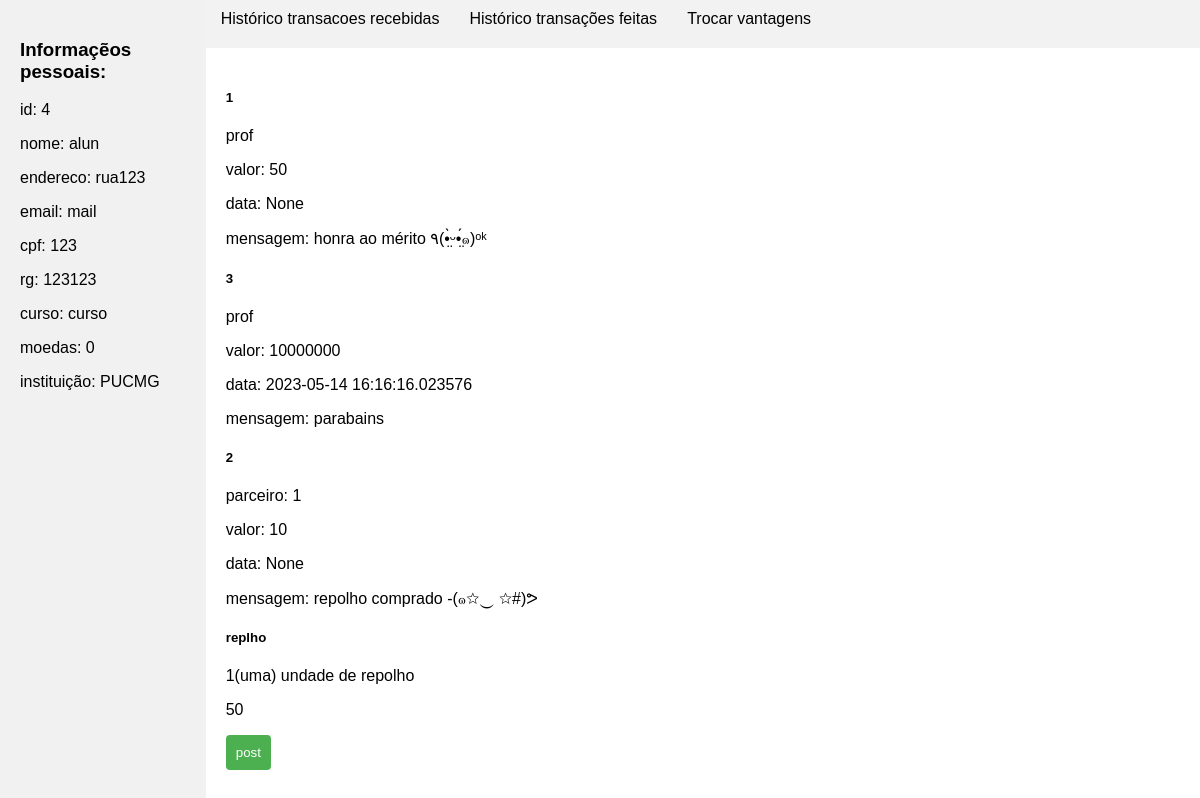
The page /aluno/4 on the database as committed earlier.
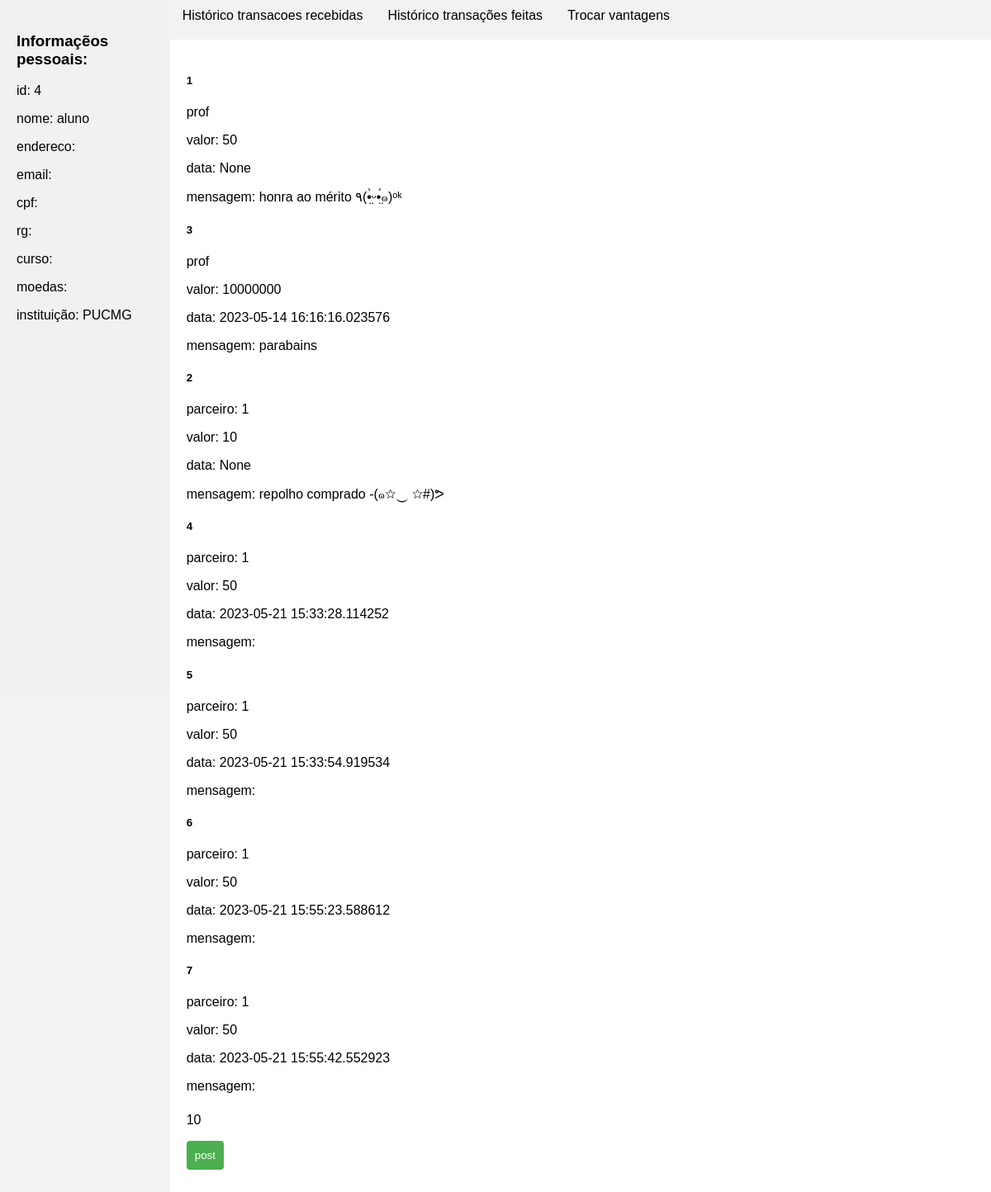
The same page on the database as committed later.
### model.py (models this page shows)
class Usuario(db.Model):
    id = db.Column(db.Integer, primary_key=True)
    nome = db.Column(db.String(100))
    endereco = db.Column(db.String(150))
    email = db.Column(db.String(50))
    senha = db.Column(db.String(40))
    tipo = db.Column(db.String(20))
    transacoes = db.relationship("Transacao", foreign_keys="[Transacao.origem, Transacao.destino]", backref="usuario", primaryjoin="Usuario.id == Transacao.origem")

class Aluno(Usuario):
    id_aluno = db.Column(db.Integer, db.ForeignKey('usuario.id'), primary_key=True)
    cpf = db.Column(db.Integer)
    rg = db.Column(db.Integer)
    curso = db.Column(db.String(40))
    moedas = db.Column(db.Integer)
    id_instituicao = db.Column(db.Integer, db.ForeignKey('instituicao.id_instituicao'))

class Transacao(db.Model):
    id = db.Column("id_transacao", db.Integer, primary_key=True)
    origem = db.Column(db.Integer, db.ForeignKey("usuario.id"))
    destino = db.Column(db.Integer, db.ForeignKey("usuario.id"))
    valor = db.Column(db.Integer)
    data = db.Column(db.String(20))
    mensagem = db.Column(db.String(100))

class Professor(Usuario):
    id_professor = db.Column(db.Integer, db.ForeignKey('usuario.id'), primary_key=True)
    cpf = db.Column(db.Integer)
    departamento = db.Column(db.String(40))
    moedas = db.Column(db.Integer)
    id_instituicao = db.Column(db.Integer, db.ForeignKey('instituicao.id_instituicao'))

class Produto(db.Model):
    id = db.Column("id_produto", db.Integer, primary_key=True)
    nome = db.Column(db.String(100))
    descricao = db.Column(db.String(320))
    preco = db.Column(db.Integer)
    id_parceiro = db.Column(db.Integer, db.ForeignKey("parceiro.id_parceiro")) #relação

### routes.py (the view)
@app.route("/aluno/<int:u>", methods=["POST", "GET"])
def aluno(u):
    aluno = db.session.get(Aluno, u) #= Aluno.query.get(...)
    inst = db.session.get(Instituicao, aluno.id_instituicao)
    tp = Transacao.query.filter_by(destino=u).all()
    tf = Transacao.query.filter_by(origem=u)
    prof = Professor.query.all() #função pra retornar o nome em si, n o ID
    prod = Produto.query.all()
    return render_template("/aluno.html", aluno=aluno, inst=inst, tp=tp, tf=tf, prod=prod, prof=prof)

### templates/aluno.html (shortened to what this page needs)
<!DOCTYPE html>
<html lang="pt-br">
<head>
    <link rel="stylesheet" href="{{ url_for('static', filename='shared.css') }}">
    <link rel="stylesheet" href="{{ url_for('static', filename='pages.css') }}">
</head>
<body>
    <div class="container">
        <div class="sidebar">
            <h3>Informaçẽos pessoais:</h3>
            <p>id: {{ aluno.id }}</p>
            <p>nome: {{ aluno.nome }}</p>
            <p>endereco: {{ aluno.endereco }}</p>
            <p>email: {{ aluno.email }}</p>
            <p>cpf: {{ aluno.cpf }} </p>
            <p>rg: {{ aluno.rg }}</p>
            <p>curso: {{ aluno.curso }}</p>
            <p>moedas: {{ aluno.moedas }}</p>
            <p>instituição: {{ inst.nome }}</p>
        </div>
        <div class="tabs">
            <div class="tab-list">
                <li class="tablinks" onclick="openTab(event, 'transacoesRecebidas')">Histórico transacoes recebidas</li>
                <li class="tablinks" onclick="openTab(event, 'transacoesFeitas')">Histórico transações feitas</li>
                <li class="tablinks" onclick="openTab(event, 'trocarVantagens')">Trocar vantagens</li>
            </div>
            <div class="tab-content">
                <div id="transacoesRecebidas" class="tabcontent">
                    {% for t in tp %}
                    <h5>{{ t.id }}</h5>
                    <p>
                        {% for prf in prof %}
                        {% if prf.id == t.origem %}
                        {{ prf.nome }}
                        {% endif %}
                        {% endfor %}
                    </p>
                    <p>valor: {{ t.valor }}</p>
                    <p>data: {{ t.data }}</p>
                    <p>mensagem: {{ t.mensagem }}</p>
                    {% endfor %}
                </div>
                <div id="transacoesFeitas" class="tabcontent">
                    {% for a in tf %}
                    <h5>{{ a.id }}</h5>
                    <p>parceiro: {{ a.destino }}</p>
                    <p>valor: {{ a.valor }}</p>
                    <p>data: {{ a.data }}</p>
                    <p>mensagem: {{ a.mensagem }}</p>
                    {% endfor %}
                </div>
                <div id="trocarVantagens" class="tabcontent">
                    {% for prod in prod %}
                    <form action="/aluno/{{ aluno.id }}/{{ prod.id }}" method="POST">
                        <h5>{{ prod.nome }}</h5>
                        <p>{{ prod.descricao }}</p>
                        <p>{{ prod.preco }}</p>
                        <p><input type="submit" value="post" /></p>
                    </form>
                    {% endfor %}
                </div>
            </div>
        </div>
    </div>
</body>
</html>

Rows that differ between the two databases and show on the page:
no longer on this page (row edited): Aluno: cpf "123", rg "123123", curso "curso", moedas "0"
changed Usuario id 4: nome "alun" → "aluno"; endereco "rua123" → (not shown); email "mail" → (not shown)
added Transacao: id "4", destino "1", valor "50", data "2023-05-21 15:33:28.114252"
added Transacao: id "5", destino "1", valor "50", data "2023-05-21 15:33:54.919534"
added Transacao: id "6", destino "1", valor "50", data "2023-05-21 15:55:23.588612"
added Transacao: id "7", destino "1", valor "50", data "2023-05-21 15:55:42.552923"
changed Produto: preco "50" → "10"; nome "replho" → (not shown); descricao "1(uma) undade de repolho" → (not shown)
